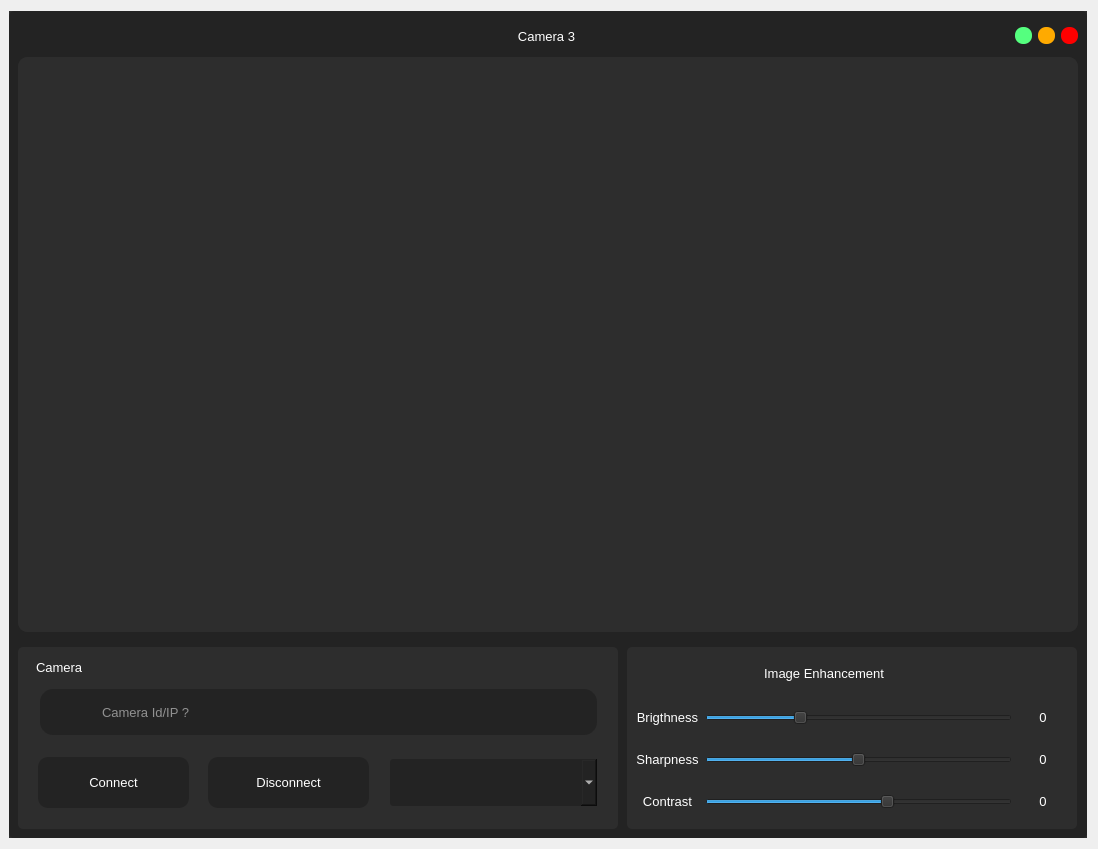
<?xml version="1.0" encoding="UTF-8"?>
<ui version="4.0">
 <class>Dialog</class>
 <widget class="QDialog" name="Dialog">
  <property name="geometry">
   <rect>
    <x>0</x>
    <y>0</y>
    <width>1098</width>
    <height>849</height>
   </rect>
  </property>
  <property name="minimumSize">
   <size>
    <width>1098</width>
    <height>819</height>
   </size>
  </property>
  <property name="maximumSize">
   <size>
    <width>1098</width>
    <height>880</height>
   </size>
  </property>
  <property name="windowTitle">
   <string>Dialog</string>
  </property>
  <layout class="QVBoxLayout" name="verticalLayout">
   <property name="leftMargin">
    <number>9</number>
   </property>
   <item>
    <widget class="QFrame" name="frame">
     <property name="styleSheet">
      <string notr="true">background-color: rgb(45, 45, 45);</string>
     </property>
     <property name="frameShape">
      <enum>QFrame::NoFrame</enum>
     </property>
     <property name="frameShadow">
      <enum>QFrame::Raised</enum>
     </property>
     <layout class="QVBoxLayout" name="verticalLayout_4">
      <property name="spacing">
       <number>0</number>
      </property>
      <property name="leftMargin">
       <number>0</number>
      </property>
      <property name="topMargin">
       <number>0</number>
      </property>
      <property name="rightMargin">
       <number>0</number>
      </property>
      <property name="bottomMargin">
       <number>0</number>
      </property>
      <item>
       <widget class="QFrame" name="frame_2">
        <property name="styleSheet">
         <string notr="true">QFrame{
	background-color: rgb(35, 35, 35);
	border-radius:5px;
}</string>
        </property>
        <property name="frameShape">
         <enum>QFrame::NoFrame</enum>
        </property>
        <property name="frameShadow">
         <enum>QFrame::Raised</enum>
        </property>
        <layout class="QVBoxLayout" name="verticalLayout_2">
         <property name="leftMargin">
          <number>0</number>
         </property>
         <property name="topMargin">
          <number>0</number>
         </property>
         <property name="rightMargin">
          <number>0</number>
         </property>
         <property name="bottomMargin">
          <number>0</number>
         </property>
         <item>
          <widget class="QFrame" name="frame_3">
           <property name="minimumSize">
            <size>
             <width>0</width>
             <height>40</height>
            </size>
           </property>
           <property name="maximumSize">
            <size>
             <width>16777215</width>
             <height>30</height>
            </size>
           </property>
           <property name="frameShape">
            <enum>QFrame::NoFrame</enum>
           </property>
           <property name="frameShadow">
            <enum>QFrame::Raised</enum>
           </property>
           <layout class="QHBoxLayout" name="horizontalLayout">
            <property name="topMargin">
             <number>0</number>
            </property>
            <property name="bottomMargin">
             <number>0</number>
            </property>
            <item>
             <widget class="QLabel" name="label">
              <property name="minimumSize">
               <size>
                <width>60</width>
                <height>0</height>
               </size>
              </property>
              <property name="maximumSize">
               <size>
                <width>60</width>
                <height>16777215</height>
               </size>
              </property>
              <property name="text">
               <string/>
              </property>
              <property name="pixmap">
               <pixmap resource="../resource/asset.qrc">:/icons/asset/video.svg</pixmap>
              </property>
             </widget>
            </item>
            <item>
             <widget class="QLabel" name="label_2">
              <property name="font">
               <font>
                <family>Arial</family>
                <pointsize>10</pointsize>
               </font>
              </property>
              <property name="styleSheet">
               <string notr="true">QLabel{
	color: rgb(255, 255, 255);
}</string>
              </property>
              <property name="text">
               <string>Camera 3</string>
              </property>
              <property name="alignment">
               <set>Qt::AlignCenter</set>
              </property>
             </widget>
            </item>
            <item>
             <widget class="QPushButton" name="btn_minimize">
              <property name="minimumSize">
               <size>
                <width>16</width>
                <height>16</height>
               </size>
              </property>
              <property name="maximumSize">
               <size>
                <width>17</width>
                <height>17</height>
               </size>
              </property>
              <property name="styleSheet">
               <string notr="true">QPushButton{
	background-color: rgb(85, 255, 127);
	border:none;
	border-radius: 8px;
}

QPushButton:hover{	
	background-color: rgba(85, 255, 127,150);
	
}</string>
              </property>
              <property name="text">
               <string/>
              </property>
             </widget>
            </item>
            <item>
             <widget class="QPushButton" name="btn_maximize">
              <property name="minimumSize">
               <size>
                <width>16</width>
                <height>16</height>
               </size>
              </property>
              <property name="maximumSize">
               <size>
                <width>17</width>
                <height>17</height>
               </size>
              </property>
              <property name="styleSheet">
               <string notr="true">QPushButton{
	
	background-color: rgb(255, 170, 0);
	border:none;
	border-radius: 8px;
}

QPushButton:hover{	
	background-color: rgba(255, 170, 0,150);
	
}</string>
              </property>
              <property name="text">
               <string/>
              </property>
             </widget>
            </item>
            <item>
             <widget class="QPushButton" name="btn_close">
              <property name="minimumSize">
               <size>
                <width>16</width>
                <height>16</height>
               </size>
              </property>
              <property name="maximumSize">
               <size>
                <width>17</width>
                <height>17</height>
               </size>
              </property>
              <property name="styleSheet">
               <string notr="true">QPushButton{
	background-color: rgb(255, 0, 0);
	border:none;
	border-radius: 8px;
}

QPushButton:hover{	
	background-color: rgba(255, 0, 0,150);
	
}</string>
              </property>
              <property name="text">
               <string/>
              </property>
             </widget>
            </item>
           </layout>
          </widget>
         </item>
         <item>
          <widget class="QFrame" name="frame_4">
           <property name="frameShape">
            <enum>QFrame::NoFrame</enum>
           </property>
           <property name="frameShadow">
            <enum>QFrame::Raised</enum>
           </property>
           <layout class="QVBoxLayout" name="verticalLayout_3">
            <property name="leftMargin">
             <number>9</number>
            </property>
            <property name="topMargin">
             <number>0</number>
            </property>
            <property name="rightMargin">
             <number>9</number>
            </property>
            <property name="bottomMargin">
             <number>0</number>
            </property>
            <item>
             <widget class="QFrame" name="camera_view">
              <property name="minimumSize">
               <size>
                <width>0</width>
                <height>400</height>
               </size>
              </property>
              <property name="styleSheet">
               <string notr="true">QFrame{
	border-radius:10px;
	background-color: rgb(45, 45, 45);
}</string>
              </property>
              <property name="frameShape">
               <enum>QFrame::NoFrame</enum>
              </property>
              <property name="frameShadow">
               <enum>QFrame::Raised</enum>
              </property>
              <layout class="QVBoxLayout" name="verticalLayout_5">
               <property name="spacing">
                <number>6</number>
               </property>
               <property name="leftMargin">
                <number>0</number>
               </property>
               <property name="topMargin">
                <number>0</number>
               </property>
               <property name="rightMargin">
                <number>0</number>
               </property>
               <property name="bottomMargin">
                <number>0</number>
               </property>
               <item>
                <widget class="QLabel" name="camera_feeds">
                 <property name="font">
                  <font>
                   <family>Arial</family>
                   <pointsize>12</pointsize>
                  </font>
                 </property>
                 <property name="styleSheet">
                  <string notr="true">QLabel{
	color: rgb(255, 255, 255);
	border-radius:10px;
	background-color: rgb(45, 45, 45);
}</string>
                 </property>
                 <property name="text">
                  <string/>
                 </property>
                 <property name="pixmap">
                  <pixmap resource="../resource/asset.qrc">:/icons/asset/camera-off.svg</pixmap>
                 </property>
                 <property name="alignment">
                  <set>Qt::AlignCenter</set>
                 </property>
                </widget>
               </item>
              </layout>
             </widget>
            </item>
           </layout>
          </widget>
         </item>
         <item>
          <widget class="QFrame" name="frame_5">
           <property name="maximumSize">
            <size>
             <width>16777215</width>
             <height>200</height>
            </size>
           </property>
           <property name="frameShape">
            <enum>QFrame::NoFrame</enum>
           </property>
           <property name="frameShadow">
            <enum>QFrame::Raised</enum>
           </property>
           <layout class="QHBoxLayout" name="horizontalLayout_2">
            <property name="spacing">
             <number>9</number>
            </property>
            <property name="leftMargin">
             <number>9</number>
            </property>
            <item>
             <widget class="QFrame" name="frame_6">
              <property name="minimumSize">
               <size>
                <width>600</width>
                <height>0</height>
               </size>
              </property>
              <property name="maximumSize">
               <size>
                <width>550</width>
                <height>16777215</height>
               </size>
              </property>
              <property name="styleSheet">
               <string notr="true">
QFrame{
	background-color: rgb(45, 45, 45);
	border-radius:5px;
}</string>
              </property>
              <property name="frameShape">
               <enum>QFrame::StyledPanel</enum>
              </property>
              <property name="frameShadow">
               <enum>QFrame::Raised</enum>
              </property>
              <widget class="QLabel" name="label_28">
               <property name="geometry">
                <rect>
                 <x>40</x>
                 <y>50</y>
                 <width>31</width>
                 <height>30</height>
                </rect>
               </property>
               <property name="minimumSize">
                <size>
                 <width>0</width>
                 <height>30</height>
                </size>
               </property>
               <property name="maximumSize">
                <size>
                 <width>16777215</width>
                 <height>30</height>
                </size>
               </property>
               <property name="styleSheet">
                <string notr="true">background-color: rgb(35,35,35);</string>
               </property>
               <property name="text">
                <string/>
               </property>
               <property name="pixmap">
                <pixmap resource="../resource/asset.qrc">:/icons/asset/video.svg</pixmap>
               </property>
              </widget>
              <widget class="QPushButton" name="btn_exit_cam_connect">
               <property name="geometry">
                <rect>
                 <x>20</x>
                 <y>110</y>
                 <width>151</width>
                 <height>51</height>
                </rect>
               </property>
               <property name="font">
                <font>
                 <pointsize>10</pointsize>
                </font>
               </property>
               <property name="styleSheet">
                <string notr="true">QPushButton{
	color: rgb(255, 255, 255);
	background-color: rgb(35, 35, 35);
	border:none;
	border-radius: 10px;
}

QPushButton:hover{
	border-radius: 20px;
}

QPushButton:pressed{
	border: 2px solid rgb(255,255,255);	
}</string>
               </property>
               <property name="text">
                <string>Connect</string>
               </property>
               <property name="icon">
                <iconset resource="../resource/asset.qrc">
                 <normaloff>:/icons/asset/video.svg</normaloff>:/icons/asset/video.svg</iconset>
               </property>
               <property name="iconSize">
                <size>
                 <width>30</width>
                 <height>30</height>
                </size>
               </property>
               <property name="flat">
                <bool>true</bool>
               </property>
              </widget>
              <widget class="QLineEdit" name="exit_cam_ip">
               <property name="geometry">
                <rect>
                 <x>20</x>
                 <y>40</y>
                 <width>561</width>
                 <height>50</height>
                </rect>
               </property>
               <property name="minimumSize">
                <size>
                 <width>0</width>
                 <height>50</height>
                </size>
               </property>
               <property name="maximumSize">
                <size>
                 <width>16777215</width>
                 <height>50</height>
                </size>
               </property>
               <property name="font">
                <font>
                 <pointsize>10</pointsize>
                </font>
               </property>
               <property name="styleSheet">
                <string notr="true">QLineEdit{
    background-color: rgb(35,35,35);
	color: rgb(255, 255, 255);
	border: 2px solid  rgb(45, 45, 45);
	border-radius:15px;
	padding-left: 60px;
}

QLineEdit:hover{
	border:2px solid rgb(35, 35, 35);
}

QLineEdit:focus{
	border:2px solid rgb(255, 255, 255);
}</string>
               </property>
               <property name="placeholderText">
                <string>Camera Id/IP ?</string>
               </property>
               <property name="clearButtonEnabled">
                <bool>true</bool>
               </property>
              </widget>
              <widget class="QPushButton" name="btn_exit_cam_disconect">
               <property name="geometry">
                <rect>
                 <x>190</x>
                 <y>110</y>
                 <width>161</width>
                 <height>51</height>
                </rect>
               </property>
               <property name="font">
                <font>
                 <pointsize>10</pointsize>
                </font>
               </property>
               <property name="styleSheet">
                <string notr="true">QPushButton{
	color: rgb(255, 255, 255);
	background-color: rgb(35, 35, 35);
	border:none;
	border-radius: 10px;
}

QPushButton:hover{
	border-radius: 20px;
}

QPushButton:pressed{
	border: 2px solid rgb(255,255,255);	
}</string>
               </property>
               <property name="text">
                <string>Disconnect</string>
               </property>
               <property name="icon">
                <iconset resource="../resource/asset.qrc">
                 <normaloff>:/icons/asset/video-off.svg</normaloff>:/icons/asset/video-off.svg</iconset>
               </property>
               <property name="iconSize">
                <size>
                 <width>30</width>
                 <height>30</height>
                </size>
               </property>
               <property name="flat">
                <bool>true</bool>
               </property>
              </widget>
              <widget class="QLabel" name="label_15">
               <property name="geometry">
                <rect>
                 <x>10</x>
                 <y>10</y>
                 <width>131</width>
                 <height>20</height>
                </rect>
               </property>
               <property name="minimumSize">
                <size>
                 <width>0</width>
                 <height>20</height>
                </size>
               </property>
               <property name="maximumSize">
                <size>
                 <width>16777215</width>
                 <height>20</height>
                </size>
               </property>
               <property name="font">
                <font>
                 <family>Arial</family>
                 <pointsize>10</pointsize>
                </font>
               </property>
               <property name="styleSheet">
                <string notr="true">color: rgb(255, 255, 255);
padding-left:5px;</string>
               </property>
               <property name="text">
                <string>Camera </string>
               </property>
               <property name="alignment">
                <set>Qt::AlignLeading|Qt::AlignLeft|Qt::AlignVCenter</set>
               </property>
              </widget>
              <widget class="QComboBox" name="comboBox">
               <property name="geometry">
                <rect>
                 <x>370</x>
                 <y>110</y>
                 <width>211</width>
                 <height>51</height>
                </rect>
               </property>
               <property name="minimumSize">
                <size>
                 <width>0</width>
                 <height>51</height>
                </size>
               </property>
               <property name="maximumSize">
                <size>
                 <width>16777215</width>
                 <height>51</height>
                </size>
               </property>
               <property name="font">
                <font>
                 <pointsize>10</pointsize>
                </font>
               </property>
               <property name="styleSheet">
                <string notr="true">QComboBox{
	color: rgb(255, 255, 255);
	border: 2px solid rgb(45, 45, 45);
	padding-left:10px;
	border-radius: 5px;
	background-color: rgb(35, 35, 35);
}</string>
               </property>
               <property name="frame">
                <bool>false</bool>
               </property>
              </widget>
              <zorder>btn_exit_cam_connect</zorder>
              <zorder>exit_cam_ip</zorder>
              <zorder>btn_exit_cam_disconect</zorder>
              <zorder>label_28</zorder>
              <zorder>label_15</zorder>
              <zorder>comboBox</zorder>
             </widget>
            </item>
            <item>
             <widget class="QFrame" name="frame_7">
              <property name="maximumSize">
               <size>
                <width>450</width>
                <height>16777215</height>
               </size>
              </property>
              <property name="styleSheet">
               <string notr="true">QFrame{
	background-color: rgb(45, 45, 45);
	border-radius:5px;
}</string>
              </property>
              <property name="frameShape">
               <enum>QFrame::NoFrame</enum>
              </property>
              <property name="frameShadow">
               <enum>QFrame::Raised</enum>
              </property>
              <layout class="QGridLayout" name="gridLayout">
               <property name="verticalSpacing">
                <number>20</number>
               </property>
               <item row="2" column="2">
                <widget class="QLabel" name="sharpness_value">
                 <property name="minimumSize">
                  <size>
                   <width>50</width>
                   <height>0</height>
                  </size>
                 </property>
                 <property name="font">
                  <font>
                   <family>Arial</family>
                   <pointsize>10</pointsize>
                   <weight>50</weight>
                   <bold>false</bold>
                  </font>
                 </property>
                 <property name="styleSheet">
                  <string notr="true">QLabel{
	color: rgb(255, 255, 255);
	background-color: rgb(45, 45, 45);
	border-radius: 10px;
}</string>
                 </property>
                 <property name="text">
                  <string>0</string>
                 </property>
                 <property name="alignment">
                  <set>Qt::AlignCenter</set>
                 </property>
                </widget>
               </item>
               <item row="2" column="1">
                <widget class="QSlider" name="sharpness">
                 <property name="maximum">
                  <number>100</number>
                 </property>
                 <property name="value">
                  <number>50</number>
                 </property>
                 <property name="orientation">
                  <enum>Qt::Horizontal</enum>
                 </property>
                </widget>
               </item>
               <item row="1" column="1">
                <widget class="QSlider" name="brigthness">
                 <property name="toolTip">
                  <string/>
                 </property>
                 <property name="maximum">
                  <number>100</number>
                 </property>
                 <property name="value">
                  <number>30</number>
                 </property>
                 <property name="orientation">
                  <enum>Qt::Horizontal</enum>
                 </property>
                </widget>
               </item>
               <item row="3" column="2">
                <widget class="QLabel" name="contrast_value">
                 <property name="minimumSize">
                  <size>
                   <width>50</width>
                   <height>0</height>
                  </size>
                 </property>
                 <property name="font">
                  <font>
                   <family>Arial</family>
                   <pointsize>10</pointsize>
                   <weight>50</weight>
                   <bold>false</bold>
                  </font>
                 </property>
                 <property name="styleSheet">
                  <string notr="true">QLabel{
	color: rgb(255, 255, 255);
	background-color: rgb(45, 45, 45);
	border-radius: 10px;
}</string>
                 </property>
                 <property name="text">
                  <string>0</string>
                 </property>
                 <property name="alignment">
                  <set>Qt::AlignCenter</set>
                 </property>
                </widget>
               </item>
               <item row="2" column="0">
                <widget class="QLabel" name="entry_erosion_label">
                 <property name="font">
                  <font>
                   <family>Arial</family>
                   <pointsize>10</pointsize>
                   <weight>50</weight>
                   <bold>false</bold>
                  </font>
                 </property>
                 <property name="styleSheet">
                  <string notr="true">QLabel{
	color: rgb(255, 255, 255);
	background-color: rgb(45, 45, 45);
	border-radius: 10px;
}</string>
                 </property>
                 <property name="text">
                  <string>Sharpness</string>
                 </property>
                 <property name="alignment">
                  <set>Qt::AlignCenter</set>
                 </property>
                </widget>
               </item>
               <item row="3" column="1">
                <widget class="QSlider" name="contrast">
                 <property name="maximum">
                  <number>100</number>
                 </property>
                 <property name="value">
                  <number>60</number>
                 </property>
                 <property name="orientation">
                  <enum>Qt::Horizontal</enum>
                 </property>
                </widget>
               </item>
               <item row="1" column="2">
                <widget class="QLabel" name="brightness_value">
                 <property name="minimumSize">
                  <size>
                   <width>50</width>
                   <height>0</height>
                  </size>
                 </property>
                 <property name="font">
                  <font>
                   <family>Arial</family>
                   <pointsize>10</pointsize>
                   <weight>50</weight>
                   <bold>false</bold>
                  </font>
                 </property>
                 <property name="styleSheet">
                  <string notr="true">QLabel{
	color: rgb(255, 255, 255);
	background-color: rgb(45, 45, 45);
	border-radius: 10px;
}</string>
                 </property>
                 <property name="text">
                  <string>0</string>
                 </property>
                 <property name="alignment">
                  <set>Qt::AlignCenter</set>
                 </property>
                </widget>
               </item>
               <item row="1" column="0">
                <widget class="QLabel" name="entry_dilation_label">
                 <property name="font">
                  <font>
                   <family>Arial</family>
                   <pointsize>10</pointsize>
                   <weight>50</weight>
                   <bold>false</bold>
                  </font>
                 </property>
                 <property name="styleSheet">
                  <string notr="true">QLabel{
	color: rgb(255, 255, 255);
	background-color: rgb(45, 45, 45);
	border-radius: 10px;
}</string>
                 </property>
                 <property name="text">
                  <string>Brigthness</string>
                 </property>
                 <property name="alignment">
                  <set>Qt::AlignCenter</set>
                 </property>
                </widget>
               </item>
               <item row="0" column="0" colspan="2">
                <widget class="QLabel" name="label_14">
                 <property name="minimumSize">
                  <size>
                   <width>0</width>
                   <height>20</height>
                  </size>
                 </property>
                 <property name="maximumSize">
                  <size>
                   <width>16777215</width>
                   <height>20</height>
                  </size>
                 </property>
                 <property name="font">
                  <font>
                   <family>Arial</family>
                   <pointsize>10</pointsize>
                  </font>
                 </property>
                 <property name="styleSheet">
                  <string notr="true">color: rgb(255, 255, 255);</string>
                 </property>
                 <property name="text">
                  <string>Image Enhancement</string>
                 </property>
                 <property name="alignment">
                  <set>Qt::AlignCenter</set>
                 </property>
                </widget>
               </item>
               <item row="3" column="0">
                <widget class="QLabel" name="entry_blur_label">
                 <property name="font">
                  <font>
                   <family>Arial</family>
                   <pointsize>10</pointsize>
                   <weight>50</weight>
                   <bold>false</bold>
                  </font>
                 </property>
                 <property name="styleSheet">
                  <string notr="true">QLabel{
	color: rgb(255, 255, 255);
	background-color: rgb(45, 45, 45);
	border-radius: 10px;
}</string>
                 </property>
                 <property name="text">
                  <string>Contrast</string>
                 </property>
                 <property name="alignment">
                  <set>Qt::AlignCenter</set>
                 </property>
                </widget>
               </item>
              </layout>
             </widget>
            </item>
           </layout>
          </widget>
         </item>
        </layout>
       </widget>
      </item>
     </layout>
    </widget>
   </item>
  </layout>
 </widget>
 <resources>
  <include location="../resource/asset.qrc"/>
 </resources>
 <connections/>
</ui>
